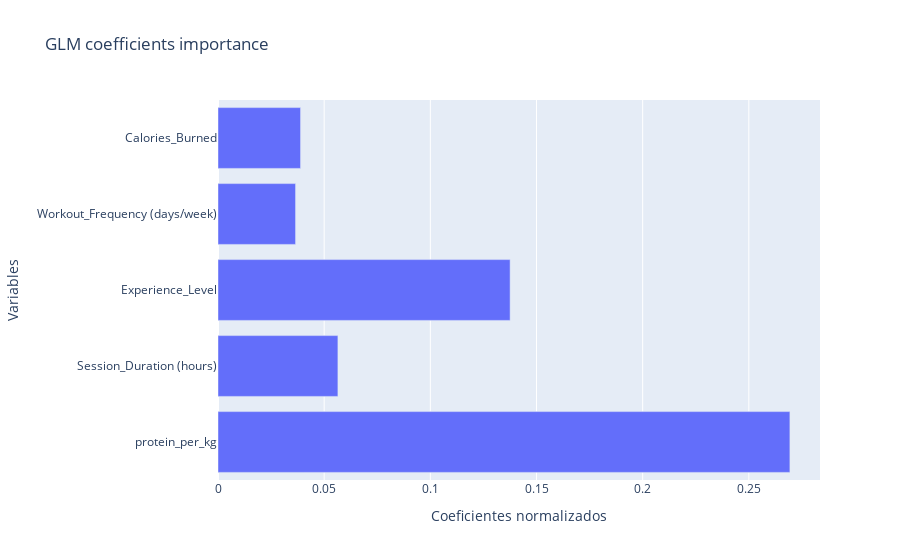

The notebook cell this image was saved under:
### Markdown cell above
d) (0.75 pts) Explica qué variable parece influir más según el modelo.

### Code cell
lmc = model3.named_steps['lr'].coef_

# Plot for LM
objects = X.columns
y_pos = np.arange(len(objects))
coefficients = lmc[0]


fig = go.Figure()

# Agrego las trazas necesarias
fig.add_trace(
    go.Bar(
        x = coefficients,
        y = objects,
        name = "Coeficientes",
        orientation='h'
    )
)

# Actualizo el diseño
fig.update_layout(title = "GLM coefficients importance", xaxis_title = "Coeficientes normalizados", yaxis_title = "Variables")

# Muestro la figura
fig.show()

### Figure 1 — Plotly figure (JSON) as saved in the notebook; plotly's stock layout.template omitted (floating-point values rounded to 4 significant figures)
{"data": [{"name": "Coeficientes", "orientation": "h", "type": "bar", "x": [0.2693, 0.05647, 0.1376, 0.03653, 0.03888], "y": ["protein_per_kg", "Session_Duration (hours)", "Experience_Level", "Workout_Frequency (days/week)", "Calories_Burned"]}], "layout": {"title": {"text": "GLM coefficients importance"}, "xaxis": {"title": {"text": "Coeficientes normalizados"}}, "yaxis": {"title": {"text": "Variables"}}}}
